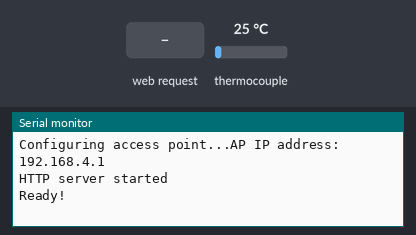
Recording of a sketch running on a simulated ESP8266 (NodeMCU). Shown: the last lines printed to the serial monitor. Inputs (shaded band) come from the test bench; at power-on: thermocouple 25 °C.

Above: at 2.2 s.
2.3 s: HTTP request GET /msg?msg=1 received
At 3.2 s:
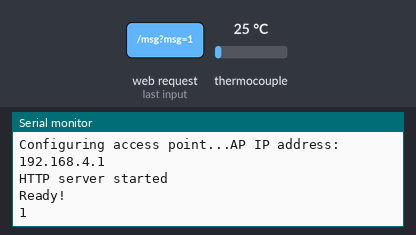
3.8 s: HTTP request GET /msg?msg=0 received
At 4.3 s:
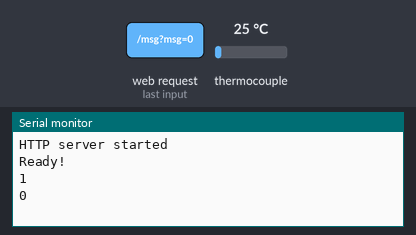

The sketch:

web_server_oven.ino
```cpp
/*
  Web server for the heat treating oven
  based on https://www.youtube.com/watch?v=V8INmMY8GF8
  Consider https://randomnerdtutorials.com/esp32-esp8266-plot-chart-web-server/ for charts
  Pulled text handling from: https://www.youtube.com/watch?v=z16gdSpAut8
  */
#include "max6675.h"
#include <SPI.h>
#include <ESP8266WiFi.h>
#include <WiFiClient.h>
#include <ESP8266WebServer.h>

//void update_form(double temperature);

//WIfi AP name and password
const char* ssid = "THERMOLYNE";
const char* password = "12345678";
const int thermoMISO = 12;
const int thermoCS = 15;
const int thermoCLK = 14;
int iter_count; //tracks the number of executions for the main loop; this way we update the "form" only on occasion

MAX6675 thermocouple;

//double temperature;

String form;

// Create an instance of the server and specify the port to listen on as an argument
//WiFiServer server(80);
ESP8266WebServer server(80);          // String form to sent to the client-browser


void setup() {

  thermocouple.begin(thermoCLK, thermoCS, thermoMISO);
  delay(1000);
  /*WiFi.softAP(ssid, password); // remove the password parameter if you want the AP to be open.
  server.begin();
  delay(2000);
   // prepare LED PIN, LED is connected to TX = BUILTIN_LED
   // TX is 1 = BUILTIN_LED
   // RX is 3
   // GPIO 0 is 0
   // GPIO 2 is 2
  pinMode(BUILTIN_LED, OUTPUT);
  delay(100);
  digitalWrite(BUILTIN_LED, HIGH); // Turn OFF led at initial stage
  */
  Serial.begin(115200);
  Serial.println();
  Serial.print("Configuring access point...");
  /* You can remove the password parameter if you want the AP to be open. */
  WiFi.softAP(ssid, password);

  IPAddress myIP = WiFi.softAPIP();
  Serial.print("AP IP address: ");
  Serial.println(myIP);


  Serial.println("HTTP server started");

  // Set up the endpoints for HTTP server,  Endpoints can be written as inline functions:
  server.on("/", []()
  {
    server.send(200, "text/html", form);
  });

  server.on("/msg", handle_msg);                          // And as regular external functions:
  server.begin();                                         // Start the server
  Serial.println("Ready!");

}

void loop() {

  server.handleClient();
  //temperature = thermocouple.readFahrenheit();

  if(iter_count < 500){
    iter_count++;
  }else{
    update_form(thermocouple.readFahrenheit());
    iter_count = 0;
  }

  /*
  form =                                             // String form to sent to the client-browser
  "<p>"
  "<center>"
  "<h1>THERMOLYNE EGG FRYER</h1>"
  "<br>"
  "<h1>CURRENT FAHRENHEITS:</h1>";
  form += "<h1>";
  form += temperature;
  form += "</h1>";
  form += "<br>"
  "<h1>How many Fahrenheits would you like to have?</h1>"
  "<br>"
  "<form action='msg'><p><input type='text' name='msg' size=20 autofocus> <input type='submit' value='Submit'></form>"
  "</center>";
  delay(500);
  */
  /*
  // Check if a client has connected
  WiFiClient client = server.available();
  if (!client) {
    return;
  }

  // Wait until the client sends some data
  while(!client.available()){
    delay(1);
  }

  // Read the first line of the request
  String req = client.readStringUntil('\r');
  client.flush();

  // Match the request
  if (req.indexOf("/LED_1/off") != -1)
    digitalWrite(BUILTIN_LED, HIGH); //LED OFF // Set Blue LED according to the request
  else if (req.indexOf("LED_1/on") != -1)
    digitalWrite(BUILTIN_LED, LOW); //LED ON // Set Blue LED according to the request
  else if (req.indexOf("/") != -1)
    ; //do nothing; just send html page
  else {
    client.stop();
    return;
  }
  client.flush();

  String HTML = "HTTP/1.1 200 OK\r\nContent-Type: text/html\r\n\r\n<!DOCTYPE HTML>\r\n<html> <h1>THERMOLYNE EGG FRYER</h1> <h2>ESP8266 Web Server</h2>";
  HTML += "<h3>Blue LED is now ";
  HTML += (digitalRead(BUILTIN_LED))?"OFF":"ON</h3>"; //Low = LED ON and High = LED OFF
  HTML += "<h3>Blue LED <button onclick=\"window.location.href='/LED_1/on'\">LED ON</button>&nbsp;<button onclick=\"window.location.href='/LED_1/off'\">LED OFF</button></h3>";
  HTML += "<h3>Temperature is: ";
  HTML += (thermocouple.readFahrenheit());
  HTML += "</h3></html>";


  client.print(HTML);
  delay(10);
  // The client will actually be disconnected
  // when the function returns and 'client' object is detroyed
*/
}

void handle_msg()
{

  server.send(200, "text/html", form);                    // Send same page so they can send another msg

  String msg = server.arg("msg");
//  Serial.println(msg);
  String decodedMsg = msg;

  // Restore special characters that are misformed to %char by the client browser
  decodedMsg.replace("+", " ");
  decodedMsg.replace("%21", "!");
  decodedMsg.replace("%22", "");
  decodedMsg.replace("%23", "#");
  decodedMsg.replace("%24", "$");
  decodedMsg.replace("%25", "%");
  decodedMsg.replace("%26", "&");
  decodedMsg.replace("%27", "'");
  decodedMsg.replace("%28", "(");
  decodedMsg.replace("%29", ")");
  decodedMsg.replace("%2A", "*");
  decodedMsg.replace("%2B", "+");
  decodedMsg.replace("%2C", ",");
  decodedMsg.replace("%2F", "/");
  decodedMsg.replace("%3A", ":");
  decodedMsg.replace("%3B", ";");
  decodedMsg.replace("%3C", "<");
  decodedMsg.replace("%3D", "=");
  decodedMsg.replace("%3E", ">");
  decodedMsg.replace("%3F", "?");
  decodedMsg.replace("%40", "@");


  Serial.println("");
  Serial.println(decodedMsg);                             // print original string to monitor
  Serial.println("");

  unsigned int msg_length = decodedMsg.length();              // length of received message
}

void update_form(double temperature)
{
  form =                                             // String form to sent to the client-browser
  "<p>"
  "<center>"
  "<h1>THERMOLYNE EGG FRYER</h1>"
  "<br>"
  "<h1>CURRENT FAHRENHEITS:</h1>";
  form += "<h1>";
  form += temperature;
  form += "</h1>";
  form += "<br>"
  "<h1>How many Fahrenheits would you like to have?</h1>"
  "<br>"
  "<form action='msg'><p><input type='text' name='msg' size=20 autofocus> <input type='submit' value='Submit'></form>"
  "</center>";
}
```

Measured:
- after the input at 2.3 s, the serial monitor: prints a new line at once (image 1)
- after the input at 3.8 s, the serial monitor: prints a new line at once (image 2)
